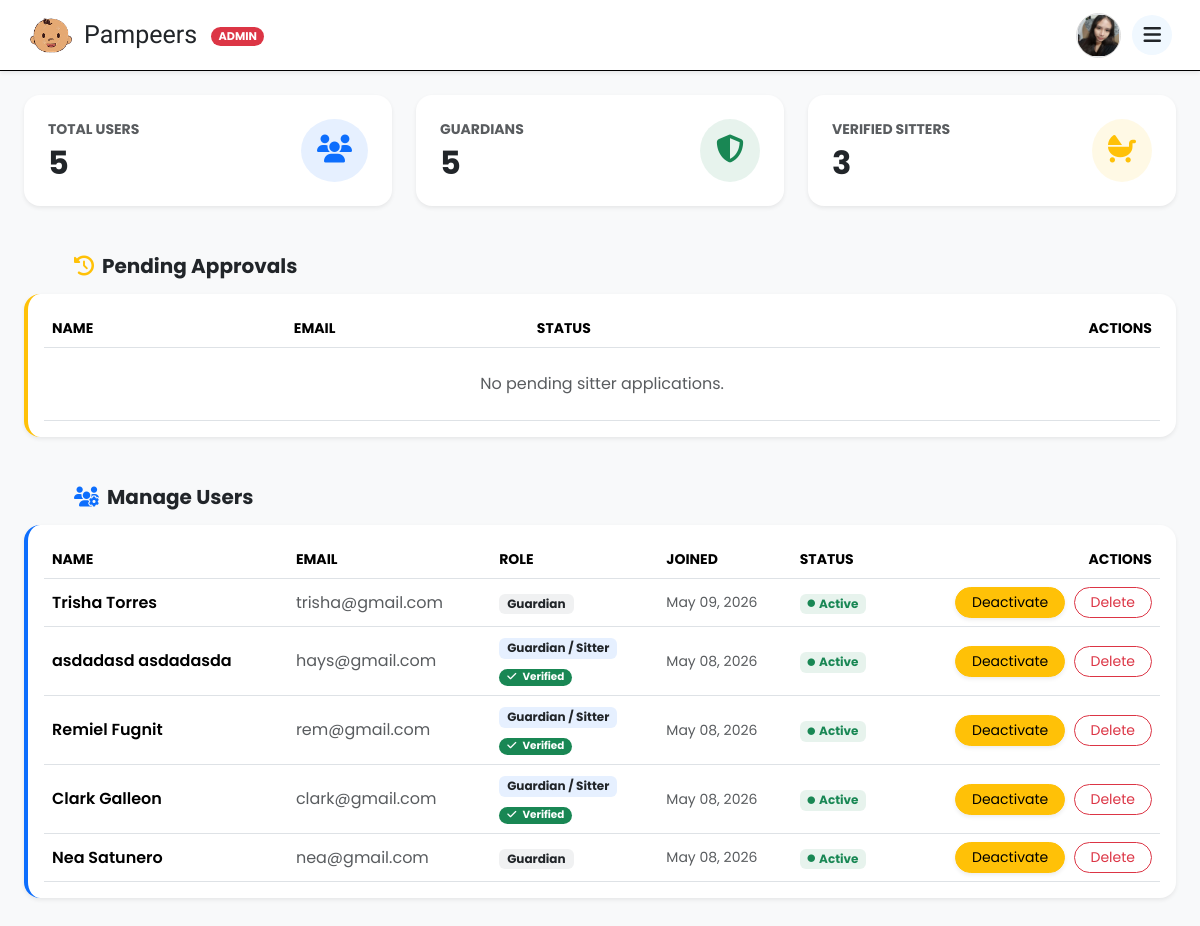
/public/admin/adminDashboard.php (signed in), run on an earlier commit of the app's database.
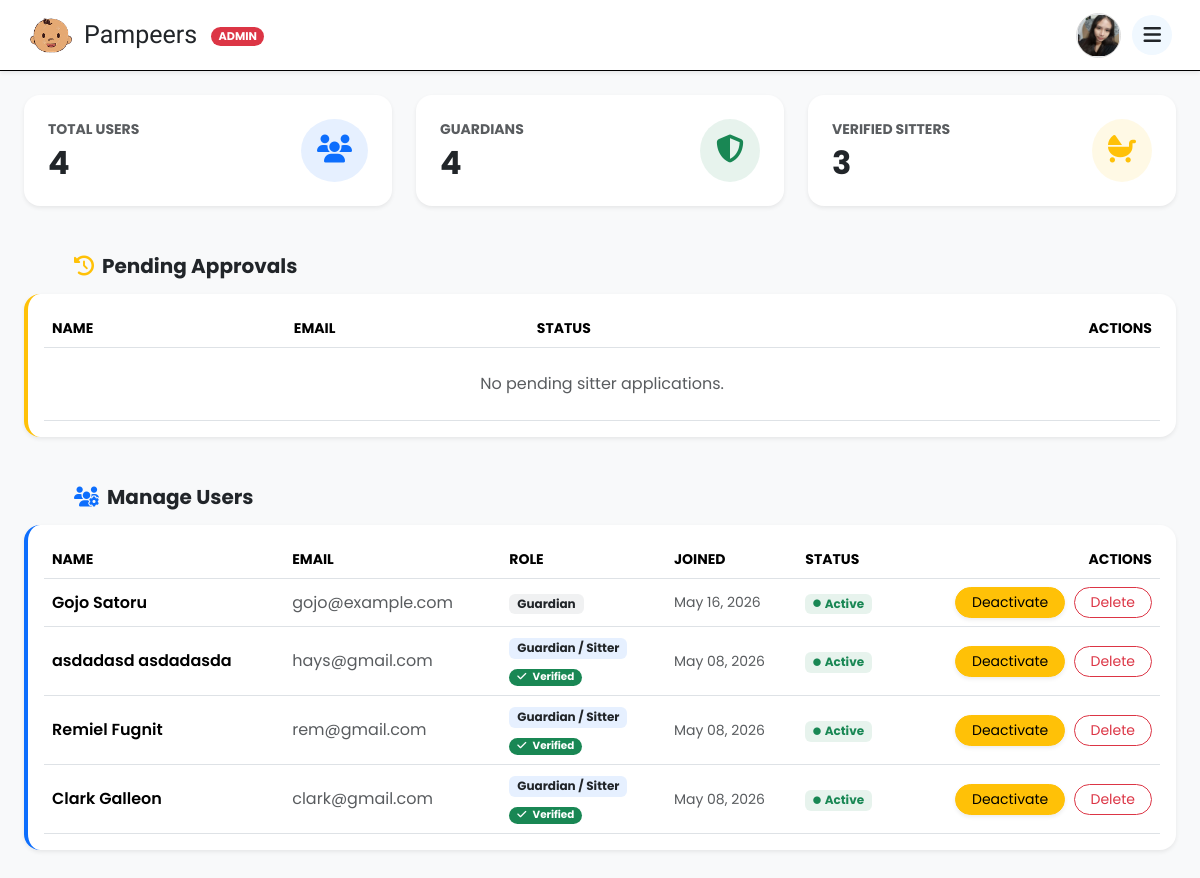
And on a later commit of the database.
### tables this page shows
CREATE TABLE `users` (
  `id` int(11) NOT NULL,
  `uuid` char(36) NOT NULL,
  `firstName` varchar(100) NOT NULL,
  `middleName` varchar(100) DEFAULT NULL,
  `lastName` varchar(100) NOT NULL,
  `bio` text DEFAULT NULL,
  `suffix` varchar(10) DEFAULT NULL,
  `birthDate` date NOT NULL,
  `sex` enum('male','female','other') NOT NULL,
  `role` enum('guardian','sitter','admin') NOT NULL DEFAULT 'guardian',
  `contactNumber` varchar(20) NOT NULL,
  `emailAddress` varchar(150) NOT NULL,
  `username` varchar(100) NOT NULL,
  `password` varchar(255) NOT NULL,
  `streetAddress` varchar(255) NOT NULL,
  `barangay` varchar(255) NOT NULL,
  `cityMunicipality` varchar(255) NOT NULL,
  `province` varchar(255) NOT NULL,
  `country` varchar(255) NOT NULL,
  `zipCode` char(10) NOT NULL,
  `dateCreated` timestamp NOT NULL DEFAULT current_timestamp(),
  `profilePic` varchar(255) NOT NULL DEFAULT 'default.jpg',
  `isActive` tinyint(1) NOT NULL DEFAULT 1,
  `deactivatedAt` datetime DEFAULT NULL,
  `deletedAt` datetime DEFAULT NULL,
  `createdAt` datetime DEFAULT current_timestamp()
);

CREATE TABLE `sitters` (
  `sitterID` int(11) NOT NULL,
  `uuid` char(36) NOT NULL,
  `userID` int(11) NOT NULL,
  `hourlyRate` decimal(10,2) NOT NULL DEFAULT 0.00,
  `experience` int(11) NOT NULL DEFAULT 0,
  `isAvailable` tinyint(1) NOT NULL DEFAULT 1,
  `ratingAverage` decimal(3,2) DEFAULT NULL,
  `verificationStatus` enum('pending','verified','rejected') NOT NULL DEFAULT 'pending',
  `createdAt` timestamp NOT NULL DEFAULT current_timestamp()
);

### public/admin/adminDashboard.php (the view, shortened to what the changed rows need)
<?php
require_once __DIR__ . '/../../app/middleware/auth.php';
$totalUsers = $conn->query("SELECT COUNT(*) AS total FROM users WHERE role != 'admin' AND deletedAt IS NULL")->fetch_assoc()['total'] ?? 0;
$totalGuardians = $conn->query("SELECT COUNT(*) AS total FROM users WHERE role = 'guardian' AND deletedAt IS NULL")->fetch_assoc()['total'] ?? 0;
$totalSitters = $conn->query("
    SELECT COUNT(*) AS total
    FROM sitters s
    JOIN users u ON s.userID = u.id
    WHERE s.verificationStatus = 'verified'
    AND u.role != 'admin'
    AND u.deletedAt IS NULL
")->fetch_assoc()['total'] ?? 0;
$recentUsersResult = $conn->query("
    SELECT u.id, u.firstName, u.lastName, u.emailAddress, u.role, u.createdAt AS dateJoined, u.isActive, s.verificationStatus,
           IF(s.sitterID IS NOT NULL, 'Guardian / Sitter', 'Guardian') AS displayRole
    FROM users u
    LEFT JOIN sitters s ON u.id = s.userID
    WHERE u.role != 'admin' AND u.deletedAt IS NULL
    ORDER BY u.createdAt DESC
");
?>
<!DOCTYPE html>
<html lang="en">
<head>
    <link rel="stylesheet" href="https://cdnjs.cloudflare.com/ajax/libs/font-awesome/6.5.1/css/all.min.css">
    <link href="https://cdn.jsdelivr.net/npm/bootstrap@5.3.3/dist/css/bootstrap.min.css" rel="stylesheet">
    <link rel="stylesheet" href="../css/dashboard.css">
</head>
<body class="bg-light">
<main class="container-fluid mt-4 px-4 pb-5">
    <div class="row g-4 mb-5">
        <div class="col-md-4">
            <div class="card border-0 shadow-sm rounded-4 p-4 h-100">
                <div class="d-flex justify-content-between align-items-center">
                    <div>
                        <p class="text-muted mb-1 fw-bold text-uppercase small">Total Users</p>
                        <h2 class="fw-bold m-0 text-dark"><?= $totalUsers ?></h2>
                    </div>
                </div>
            </div>
        </div>
        <div class="col-md-4">
            <div class="card border-0 shadow-sm rounded-4 p-4 h-100">
                <div class="d-flex justify-content-between align-items-center">
                    <div>
                        <p class="text-muted mb-1 fw-bold text-uppercase small">Guardians</p>
                        <h2 class="fw-bold m-0 text-dark"><?= $totalGuardians ?></h2>
                    </div>
                </div>
            </div>
        </div>
        <div class="col-md-4">
            <div class="card border-0 shadow-sm rounded-4 p-4 h-100">
                <div class="d-flex justify-content-between align-items-center">
                    <div>
                        <h2 class="fw-bold m-0 text-dark"><?= $totalSitters ?></h2>
                    </div>
                </div>
            </div>
        </div>
    </div>
    <div class="card border-0 shadow-sm rounded-4 p-3 mb-5 border-start border-warning border-4">
        <div class="table-responsive">
            <table class="table align-middle table-hover mb-0">
                <thead class="text-muted small text-uppercase">
                    <tr>
                        <th>Name</th>
                        <th>Email</th>
                        <th>Status</th>
                        <th class="text-end">Actions</th>
                    </tr>
                </thead>
            </table>
        </div>
    </div>
    <div class="card border-0 shadow-sm rounded-4 p-3 border-start border-primary border-4">
        <div class="table-responsive">
            <table class="table align-middle table-hover mb-0">
                <thead class="text-muted small text-uppercase">
                    <tr>
                        <th>Name</th>
                        <th>Email</th>
                        <th>Role</th>
                        <th>Joined</th>
                        <th>Status</th>
                        <th class="text-end">Actions</th>
                    </tr>
                </thead>
                <tbody>
                    <?php if ($recentUsersResult->num_rows > 0): ?>
                        <?php while ($u = $recentUsersResult->fetch_assoc()): ?>
                            <tr>
                                <td class="fw-semibold"><?= htmlspecialchars($u['firstName'] . ' ' . $u['lastName']) ?></td>
                                <td class="text-muted"><?= htmlspecialchars($u['emailAddress'] ?? 'No email') ?></td>
                                <td>
                                    <span class="badge <?= strpos($u['displayRole'], 'Sitter') !== false ? 'bg-primary' : 'bg-secondary' ?> bg-opacity-10 text-dark px-2 rounded">
                                        <?= htmlspecialchars($u['displayRole']) ?>
                                    </span>
                                    <?php if (strpos($u['displayRole'], 'Sitter') !== false && !empty($u['verificationStatus'])): ?>
                                        <div class="mt-1">
                                            <?php
                                                $vStatus = $u['verificationStatus'];
                                                $badgeClass = 'bg-secondary';
                                                if ($vStatus === 'verified') $badgeClass = 'bg-success';
                                                elseif ($vStatus === 'pending') $badgeClass = 'bg-warning text-dark';
                                                elseif ($vStatus === 'rejected') $badgeClass = 'bg-danger';
                                            ?>
                                            <span class="badge <?= $badgeClass ?> px-2 rounded-pill" style="font-size: 0.65rem;">
                                                <i class="fa-solid <?= $vStatus === 'verified' ? 'fa-check' : ($vStatus === 'pending' ? 'fa-clock' : 'fa-xmark') ?> me-1"></i>
                                                <?= ucfirst(htmlspecialchars($vStatus)) ?>
                                            </span>
                                        </div>
                                    <?php endif; ?>
                                </td>
                                <td class="text-muted small"><?= date('M d, Y', strtotime($u['dateJoined'])) ?></td>
                                <td>
                                    <?php if ($u['isActive']): ?>
                                        <span class="badge bg-success bg-opacity-10 text-success"><i class="fa-solid fa-circle fa-2xs me-1"></i>Active</span>
                                    <?php else: ?>
                                        <span class="badge bg-danger bg-opacity-10 text-danger"><i class="fa-solid fa-circle fa-2xs me-1"></i>Inactive</span>
                                    <?php endif; ?>
                                </td>
                                <td class="text-end">
                                    <?php if ($u['isActive']): ?>
                                        <form action="/Pampeers/app/controllers/admin/deactivateUser.php" method="POST" class="d-inline">
                                            <button type="submit" class="btn btn-warning btn-sm rounded-pill px-3 shadow-sm" onclick="return confirm('Deactivate this user?');">Deactivate</button>
                                        </form>
                                    <?php endif; ?>
                                    <form action="/Pampeers/app/controllers/admin/deleteUser.php" method="POST" class="d-inline ms-1">
                                        <button type="submit" class="btn btn-outline-danger btn-sm rounded-pill px-3" onclick="return confirm('WARNING: Permanently delete this user?');">
                                            Delete
                                        </button>
                                    </form>
                                </td>
                            </tr>
                        <?php endwhile; ?>
                    <?php else: ?>
                        <tr><td colspan="6" class="text-center py-4 text-muted">No users found.</td></tr>
                    <?php endif; ?>
                </tbody>
            </table>
        </div>
    </div>
</main>
</body>
</html>

What changed in the data, as far as the page shows it:
no longer on this page (row edited): users: firstName+lastName "Trisha Torres", emailAddress "trisha@gmail.com", displayRole "Guardian", createdAt "May 09, 2026", isActive "Active"
removed users: firstName+lastName "Nea Satunero", emailAddress "nea@gmail.com", displayRole "Guardian", createdAt "May 08, 2026", isActive "Active"
added users: firstName+lastName "Gojo Satoru", emailAddress "gojo@example.com", displayRole "Guardian", createdAt "May 16, 2026", isActive "Active"
Also different on the page:
$totalUsers: "5" → "4"
$totalGuardians: "5" → "4"
